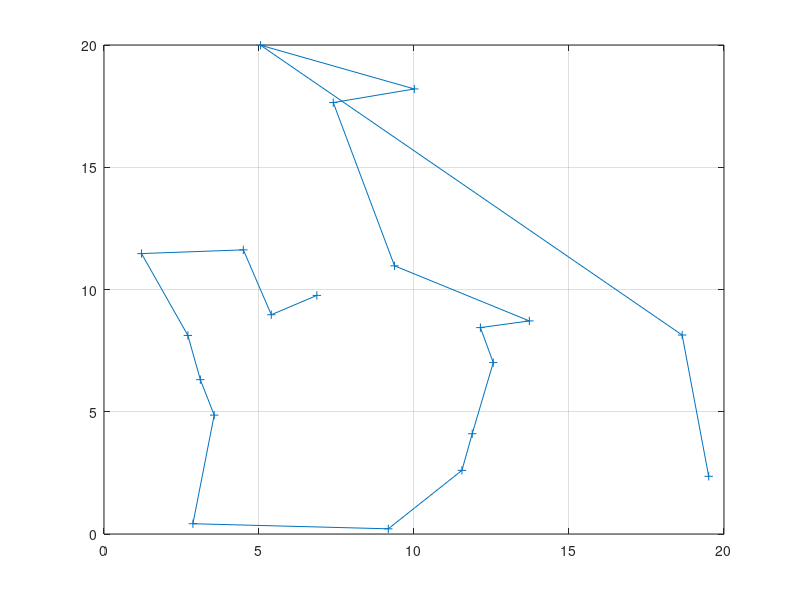

The MATLAB script that drew this image:
%=============
%   贪婪算法 
%=============

%求取20个随机数的最短路径

n = 20 ;                                   %用于记录点数
 
x = zeros(1,n) ;                           %产生一个与经过点数相同的行向量
y = zeros(1,n) ;
 
best = 1:1:n;                              %生成一个用来存储点顺序的矩阵
handle = 1:1:n;
 
for i = 1 : (n)                            %生成n个随机数
    x(i) = rand * 20 ;                     
    y(i) = rand * 20 ;
end
 
d = zeros(n) ;
for i = 1 : n 
    for j = 1 : n
        d(i,j) = sqrt( ( x(i) - x(j) ) ^ 2 + ( y(i) - y(j) ) ^ 2) ;         %距离矩阵
    end
end
 
best(1) = 1;                             %默认起点
num = 1; 
for a = 1:(n-2)                         %需要n-2次判断
    handle(:,1)=[];                     %上一次最优点的数据裁掉
    dis = zeros(1,(n-a));               %用来存剩下各个点的距离
    for b = 1:(n-a)                     %用来获取剩下各个点的距离
        dis(b) = d (num  , handle(b));      
    end
    num1 = find( dis == min(dis) );     %得到最优点所在检索
    
    t = handle(1);                      %将最优点与最前面的点位置进行交换  
    handle(1) = handle(num1);
    handle(num1) = t;
    
    num = handle(1);                    %获取下次进行操作的数
    best(a+1) = handle(1);              %将最优点存入best数组
end
 
best(n) = handle(num1);                 %补上最后一个点
 
plot(x(best),y(best),'-+') ;            %用'+'标出点并用实线连接得到最优路径
grid on
